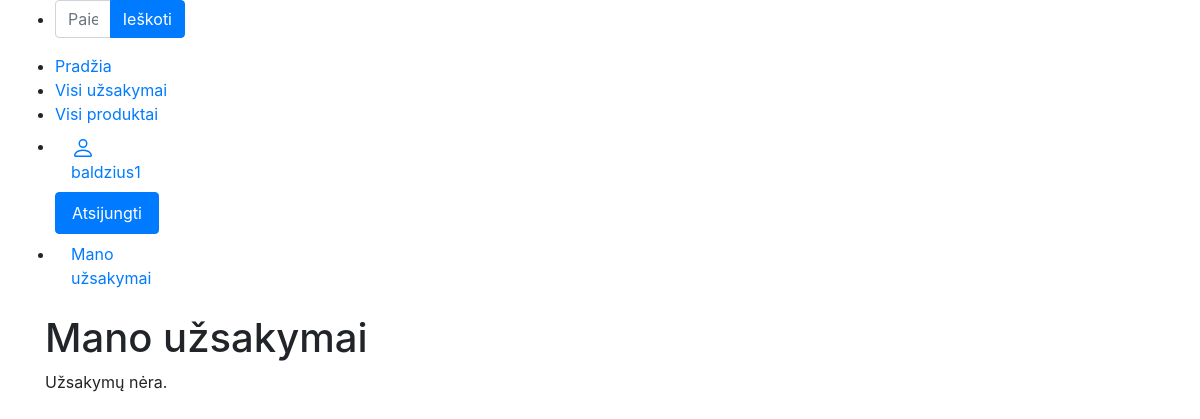
Before: /baldai3/personal_orders/ (signed in) with the older database file.
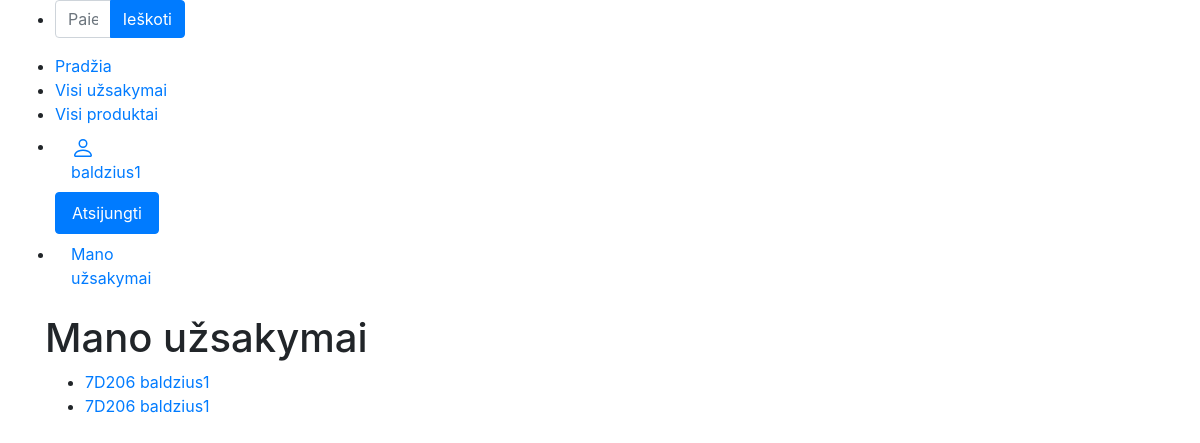
After: the same page with the newer database file.
### baldai3/models.py (models this page shows, shortened)
class Order(models.Model):
    order_no = models.CharField(default=uuid.uuid4().hex[:5].upper(), verbose_name="Užsakymo Numeris", max_length=10,
                                editable=False)
    date = models.DateTimeField(verbose_name="Data")
    client_name = models.ForeignKey(to=User, verbose_name="Klientas", on_delete=models.SET_NULL, null=True, blank=True)
    LOAN_STATUS = (
        ('p', 'Pateiktas'),
        ('a', 'Apmokėtas'),
        ('g', 'Gamyboje'),
        ('i', 'Įvykdytas'),
    )
    status = models.CharField(
        verbose_name="Būsena",
        max_length=1,
        choices=LOAN_STATUS,
        blank=True,
        default='i',
        help_text='Statusas',
    )
    def __str__(self):
        return f"{self.order_no} {self.client_name} "
    class Meta:
        verbose_name = 'Užsakymas'
        verbose_name_plural = 'Užsakymai'

### baldai3/views.py (the view)
# urls.py: path('personal_orders/', views.MyOrderListView.as_view(), name="my_orders_list"),
class MyOrderListView(LoginRequiredMixin, generic.ListView):
    model = Order
    template_name = 'my_orders_list.html'
    context_object_name = "my_orders"
    paginate_by = 5
    def get_queryset(self):
        return Order.objects.filter(client_name=self.request.user)

### baldai3/templates/my_orders_list.html
{% extends "base.html" %}
{% block "content" %}
<h1>Mano užsakymai</h1>
{% if my_orders %}
<ul>
    {% for order in my_orders %}
    <li>
        <a href="{{ order.pk }}">{{ order }}</a>
    </li>
    <li>
        <a href="{% url 'order_detail' order.pk %}">{{ order }}</a>
    </li>
    {% endfor %}
</ul>
{% else %}
<p>Užsakymų nėra.</p>
{% endif %}
{% endblock %}

Changed rows visible on the page:
added Order: order_no+client_name "7D206 baldzius1"
Other visible differences:
text no longer shown: "Užsakymų nėra."
